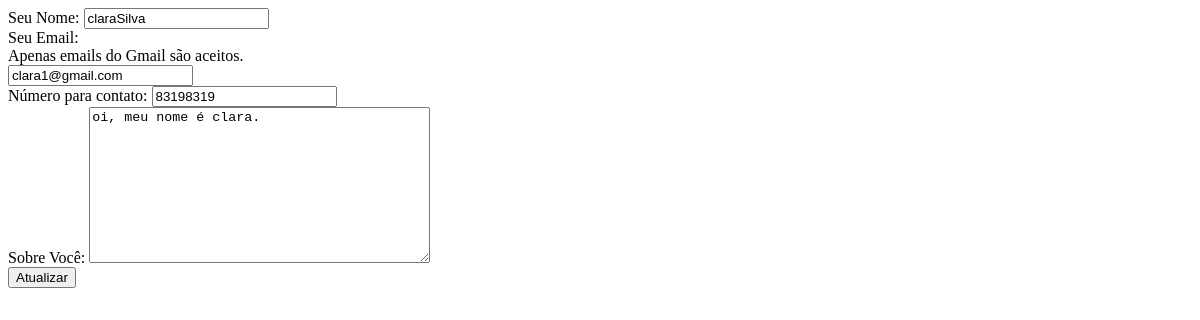
The app's page /users/update/1/, older data.
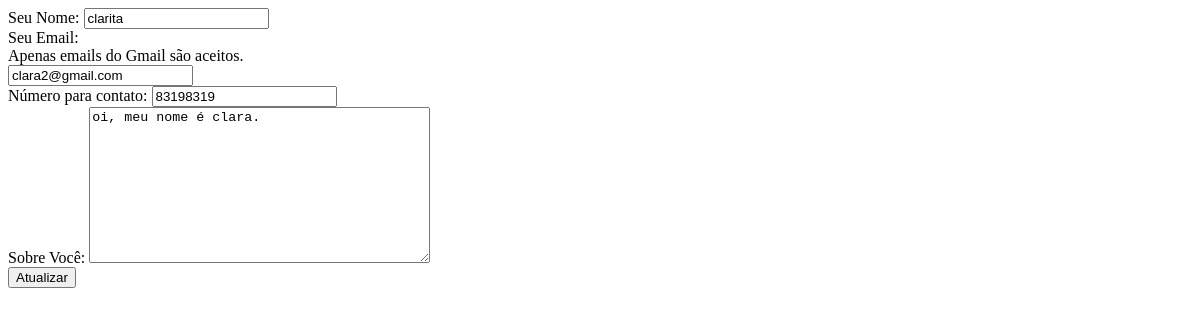
The same page, newer data.
### users/models.py (models this page shows)
class User(models.Model):
    nome = models.CharField(max_length=50)
    email = models.EmailField()
    telefone = models.IntegerField()
    bio = models.TextField()

### users/views.py (the view)
# urls.py: path('update/<int:id>/', views.atualizar, name="update"),
def atualizar(request,id):
    user = User.objects.get(id=id) # será a instancia no else
    if request.method == 'POST':
        form = UsersForm(request.POST, instance=user)
        if form.is_valid():
            user.save()
            return HttpResponseRedirect('/users/all-data/')
    else:
        form = UsersForm(instance=user)
    return render(request, 'users/update.html', {'form':form})

### users/forms.py
class UsersForm(forms.ModelForm):
    nome = forms.CharField(validators=[validators.MaxLengthValidator(10, message="O nome não pode ter mais de 10 caracteres!"),start_with_c],error_messages={'required': "Seu nome não pode estar vazio!"},widget=forms.TextInput(attrs={'class':'form-control'}),label='Seu Nome')
    email = forms.EmailField(validators=[start_with_c],required=False,widget=forms.EmailInput(attrs={'class':'form-control'}),label='Seu Email', help_text="Apenas emails do Gmail são aceitos.")
    class Meta:
        model = User
        fields = "__all__"
        labels = {
            'telefone':'Número para contato',
            'bio':'Sobre Você'
        }
        widgets = {
            'telefone':forms.NumberInput(attrs={'class':'form-control'}),
            'bio':forms.Textarea(attrs={'class':'form-control'})
        }
        help_texts = {
            'email':'Só são aceitos Gmails'
        }
        error_messages = {
            'nome':{
                'required':'Este campo é obrigatório!'
            }
        }

### posts/context_processors.py (called while the page is built)
def categories(request):
    categories = [
    'Programação',
    'Comida',
    'Viagem'
    ]
    return {'categories': categories}

### users/templates/users/update.html (shortened to what this page needs)
<!DOCTYPE html>
<html lang="en">
<head>
</head>
<body>
    <form action="" method="POST">
        {{form}}
        <button type="submit">Atualizar</button>
    </form>
</body>
</html>

Row changes from the older to the newer data that the page shows:
changed User "oi, meu nome é clara.": nome "claraSilva" → "clarita"; email "clara1@gmail.com" → "clara2@gmail.com"
